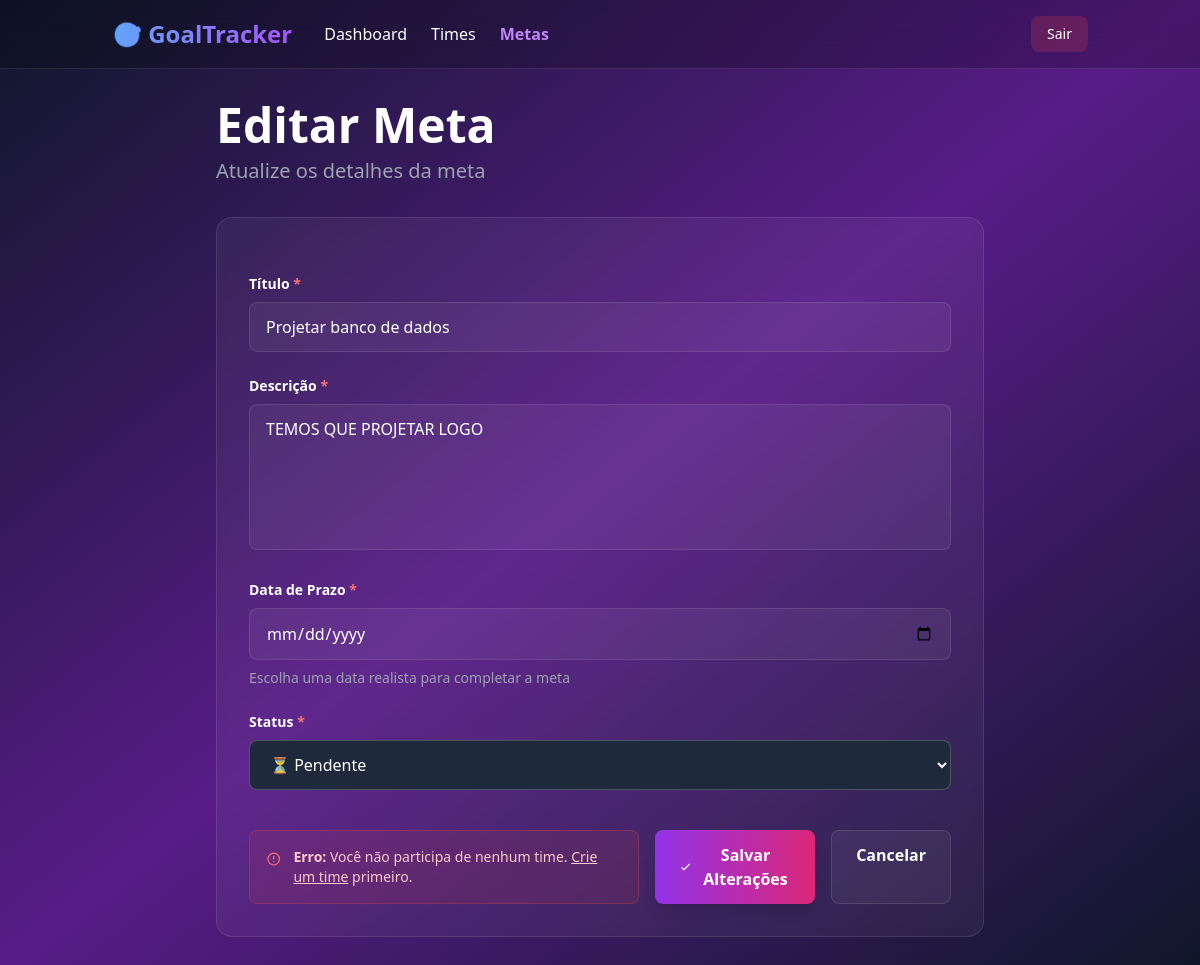
Page /goals/1/editar/ on the earlier database version.
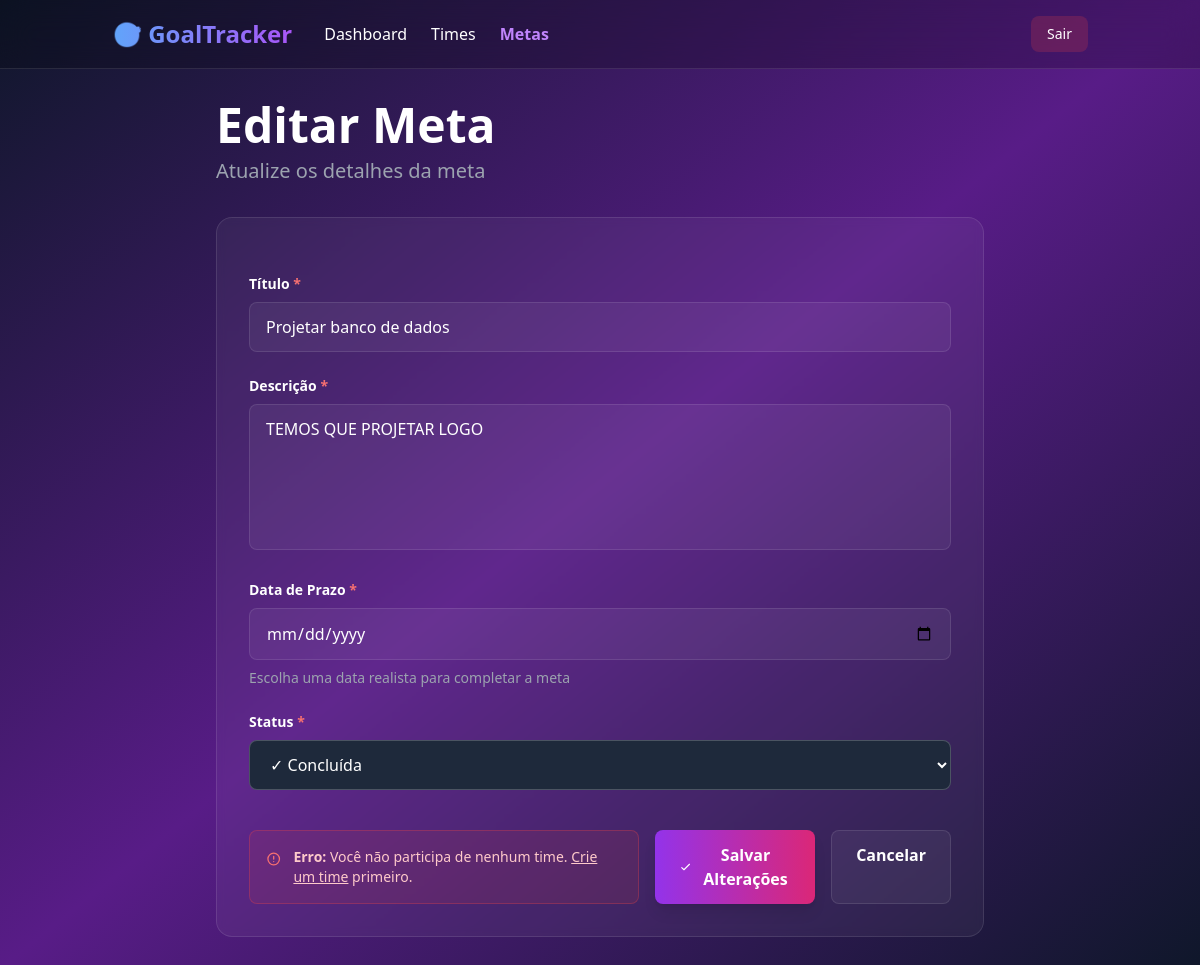
Same page on the later database version.
### goals/models.py (models this page shows, shortened)
class Goal(models.Model):
    STATUS_CHOICES = [
        ('pending', 'Pendente'),
        ('in_progress', 'Em Progresso'),
        ('completed', 'Concluída'),
    ]
    team = models.ForeignKey(Team, on_delete=models.CASCADE, related_name="goals")
    title = models.CharField(max_length=150, unique=True)
    description = models.TextField()
    deadline = models.DateField()
    status = models.CharField(max_length=20, choices=STATUS_CHOICES, default="pending")
    created_at = models.DateTimeField(auto_now_add=True)
    updated_at = models.DateTimeField(auto_now=True)

### goals/views.py (the view)
# urls.py: path("<int:pk>/editar/", GoalUpdateView.as_view(), name='goal-update'),
class GoalUpdateView (UpdateView, LoginRequiredMixin):
    model = Goal
    fields = ['title', 'description', 'deadline', 'status']
    template_name = "goals/goal_form.html"
    success_url = reverse_lazy("goal-list")

### templates/goals/goal_form.html (shortened to what the changed rows need)
{% load static %}
<!DOCTYPE html>
<html lang="pt-BR">
<head>
    <script src="https://cdn.tailwindcss.com"></script>
</head>
<body class="bg-gradient-to-br from-slate-900 via-purple-900 to-slate-900 text-white min-h-screen">
    <div class="container mx-auto px-6 py-8">
        <div class="max-w-3xl mx-auto">
            <div class="mb-8">
                <h1 class="text-4xl md:text-5xl font-bold mb-2">
                    {% if object %}Editar Meta{% else %}Criar Nova Meta{% endif %}
                </h1>
            </div>
            <div class="bg-white/5 backdrop-blur-sm rounded-2xl p-8 border border-white/10">
                <form method="post" class="space-y-6">
                    <div>
                        <label for="{{ form.title.id_for_label }}" class="block text-sm font-semibold mb-2">
                            Título <span class="text-red-400">*</span>
                        </label>
                        <input
                            type="text"
                            name="{{ form.title.name }}"
                            id="{{ form.title.id_for_label }}"
                            value="{{ form.title.value|default:'' }}"
                            class="w-full px-4 py-3 bg-white/5 border border-white/10 rounded-lg focus:outline-none focus:ring-2 focus:ring-purple-500 focus:border-transparent transition text-white placeholder-gray-500"
                            placeholder="Ex: Aumentar produtividade em 30%"
                            required
                        >
                    </div>
                    <div>
                        <label for="{{ form.description.id_for_label }}" class="block text-sm font-semibold mb-2">
                            Descrição <span class="text-red-400">*</span>
                        </label>
                        <textarea
                            name="{{ form.description.name }}"
                            id="{{ form.description.id_for_label }}"
                            rows="5"
                            class="w-full px-4 py-3 bg-white/5 border border-white/10 rounded-lg focus:outline-none focus:ring-2 focus:ring-purple-500 focus:border-transparent transition text-white placeholder-gray-500 resize-none"
                            placeholder="Descreva em detalhes o objetivo e o que espera alcançar..."
                            required
                        >{{ form.description.value|default:'' }}</textarea>
                    </div>
                    <div>
                        <label for="{{ form.deadline.id_for_label }}" class="block text-sm font-semibold mb-2">
                            Data de Prazo <span class="text-red-400">*</span>
                        </label>
                        <input
                            type="date"
                            name="{{ form.deadline.name }}"
                            id="{{ form.deadline.id_for_label }}"
                            value="{{ form.deadline.value|default:'' }}"
                            class="w-full px-4 py-3 bg-white/5 border border-white/10 rounded-lg focus:outline-none focus:ring-2 focus:ring-purple-500 focus:border-transparent transition text-white"
                            required
                        >
                        <p class="mt-2 text-sm text-gray-400">Escolha uma data realista para completar a meta</p>
                    </div>
                    <div>
                        <label for="{{ form.status.id_for_label }}" class="block text-sm font-semibold mb-2">
                            Status <span class="text-red-400">*</span>
                        </label>
                        <select
                            name="{{ form.status.name }}"
                            id="{{ form.status.id_for_label }}"
                            class="w-full px-4 py-3 bg-slate-800 border border-white/20 rounded-lg focus:outline-none focus:ring-2 focus:ring-purple-500 text-white"
                            required
                        >
                            <option value="pending" {% if form.status.value == 'pending' %}selected{% endif %}>⏳ Pendente</option>
                            <option value="completed" {% if form.status.value == 'completed' %}selected{% endif %}>✓ Concluída</option>
                        </select>
                    </div>
                </form>
            </div>
        </div>
    </div>
</body>
</html>

Differences in the rows shown:
changed Goal "Projetar banco de dados": status "⏳ Pendente" → "✓ Concluída"
